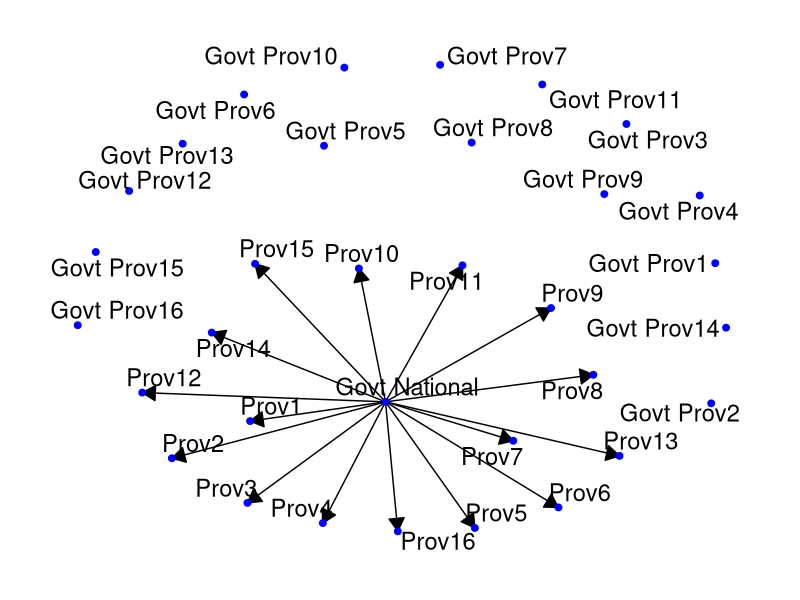

This chart was generated by the following R code: (Note: this script raises an error after producing the figure.)

## The following R code provides
# some illustrative examples of a proposed measure of 'centralization' of government policies
# where 'centralization' is conceptualized as the degree to which the national government has
# sole control over policy making in a country
# By: Cindy Cheng

## The proposed measure accounts for the following issues:
# issue 0: must account for subnational cases
# issue 1:  must account for cases when there is a national level policy that covers all subnational regions
# issue 2 : must account for cases when there is a national level policy that targets some subnational regions
# issue 3: must account for cases over time

# ------------------------
# Load libraries
# ------------------------
library(igraph)
library(ggraph)

# ------------------------
# create archetypal/illustrative network graph
# ------------------------
# In this example there are:
  # 1 national government
  # 16 provincial governments
  # 16 geographical provinces

# create nodes for geographical provinces
provs = paste0('Prov', 1:16)
nodes = data.frame(c('Govt National', paste0('Govt Prov', 1:16), provs ))

# create edges between nat/prov governments and geographical provinces
natGov = data.frame(gov = 'Govt National', provs)
provGov = data.frame(gov = paste0('Govt Prov', 1:16), provs)
edges = rbind(natGov, provGov)

 
## create illustrative examples for cases where...

# the only policy that exists is at the national level which applies to all provinces; there are no provincial level policies
edges$link1 = c(rep(1, 16), rep(0, 16))

# there is both a national level policy that applies to all provinces and a provincial level policy for each respective province
edges$link2 = c(rep(1, 32))

# there is a national level policy that applies to all provinces and provincial level policies for some provinces
edges$link3 = c(rep(1, 16), sample(c(0,1), 16, replace = TRUE))

# there is a national level policiy that applies to some provinces and a provincial level policy that applies to some provinces
edges$link4 = sample(c(0,1), 32, replace = TRUE)

# there is no national level policy and a provincial level policy that applies for each respective provinces
edges$link5 = c(rep(0, 16), rep(1, 16))


# there is no policy
edges$link6 = c(rep(0, 32))


edges$link1_wt = ifelse(edges$link1 == 1, sample(seq(.1, 1, length = 10), length(which(edges$link1 == 1,)) , replace = TRUE), 0)

edges
# https://rdrr.io/cran/CINNA/src/R/CINNA.R
edges
network1 = graph_from_data_frame(edges[which(edges$link1 ==1),], nodes, directed = TRUE)      
network2 = graph_from_data_frame(edges[which(edges$link2 ==1),], nodes, directed = TRUE)     
network3 = graph_from_data_frame(edges[which(edges$link3 ==1),], nodes, directed = TRUE)     
network4 = graph_from_data_frame(edges[which(edges$link4 ==1),], nodes, directed = TRUE)     
network5 = graph_from_data_frame(edges[which(edges$link5 ==1),], nodes, directed = TRUE)     

network6 = graph_from_data_frame(edges[which(edges$link6 ==1),], nodes, directed = TRUE)     
 
network1

hub_score(network1)
hub_score(network3)


g1 = ggraph(network1, layout = 'kk') +
geom_edge_link(arrow = arrow(angle = 30, length = unit(0.15, "inches"),
                             ends = "last", type = "closed")) + 
  geom_node_point(colour = 'blue', size = 2)+
  geom_node_text(aes(label = name), repel=TRUE, size = 6)+
  theme_graph(background = 'white')


 
test = as_tbl_graph(network1) %>% 
        activate(nodes) %>%
          mutate(gov = 
                   case_when(grepl('Govt', name) ~ "Government", T ~ "Province"), 
                 gov= as.character(gov))
        #activate(edges)
 
ggraph(test, layout = 'kk')+
  geom_edge_link(arrow = arrow(angle = 30, length = unit(0.15, "inches"),
                               ends = "last", type = "closed")) + 
  geom_node_point(aes(colour = gov),  size = 2)+
  geom_node_text(aes(label = name), repel=TRUE, size = 4)+
  theme_graph(background = 'white')

rstat_nodes



library(tidyverse)
library(igraph)
library(ggraph)
library(tidygraph)
library(graphlayouts)
library(scales)


# example data
rstat_nodes <-
  data.frame(name = c("Hadley", "David", "Romain", "Julia"))
rstat_edges <- data.frame(from = c(1, 1, 1, 2, 3, 3, 4, 4, 4),
                          to = c(2, 3, 4, 1, 1, 2, 1, 2, 3))

gr <- tbl_graph(nodes = rstat_nodes, edges = rstat_edges)

gr %>% 
  activate(nodes) %>% # use dplyr on nodes
  mutate(David = 
           case_when(name == 'David' ~ 2, T ~ 0), 
         David = as.character(David))# %>% 
  activate(edges) %>% # same on edge list
  mutate(David = case_when(from == 2 ~ 1, T ~ 0), 
         David = as.character(David)) 

gr %>% 
  activate(nodes) %>% # use dplyr on nodes
  mutate(David = 
           case_when(name == 'David' ~ 2, T ~ 0), 
         David = as.character(David)) %>% 
  activate(edges) %>% # same on edge list
  mutate(David = case_when(from == 2 ~ 1, T ~ 0), 
         David = as.character(David)) %>% 
  ggraph(., layout = 'auto')+
  geom_edge_link(aes(color = David), 
                 width = 1)+
  geom_node_point(aes(color = David), 
                  size = 5)+
  geom_node_text(aes(label = name), 
                 nudge_x = .05, 
                 nudge_y = .05)

gr

ggsave("WEP_analysis/Graphics/network1.pdf", g1)
 

g2 = ggraph(network2, layout = "gem") +
  geom_edge_link(arrow = arrow(angle = 30, length = unit(0.15, "inches"),
                               ends = "last", type = "closed")) + 
  geom_node_point(colour = 'blue', size = 2)+
  geom_node_text(aes(label = name),size = 6, repel=TRUE)+
  theme_graph(background = 'white')
ggsave("WEP_analysis/Graphics/network2.pdf", g2)
 

g5 = ggraph(network5, layout ="graphopt") +
  geom_edge_link(arrow = arrow(angle = 30, length = unit(0.15, "inches"),
                               ends = "last", type = "closed")) + 
  geom_node_point(colour = 'blue', size = 2)+
  geom_node_text(aes(label = name), size = 6, repel=TRUE)+
  theme_graph(background = 'white')

g5
ggsave("WEP_analysis/Graphics/network5.pdf", g5)
 
?ggraph
igraph_layout_star()
?ggraph
plot(network1)
plot(network2)
plot(network5)
authority_score(network1)
hub_score(network1, weights = edges$link1_wt[1:16])

edges[which(edges$link1 ==1),]

centr_degree(network2)
hub_score(network5)
?hub_score
hub_score(network1)$vector[1]
hub_score(network2)$vector[1]
hub_score(network3)$vector[1]
hub_score(network4)$vector[1]
hub_score(network5)$vector[1]
hub_score(network5)
edges[which(edges$link1 ==1),1:3]
network1
data("zachary")
eigen_centrality(network1, directed = TRUE, weights = edges$link1_wt[1:16])
?centr_degree

eigen_centrality(network5)
?eigen_centrality
proper_centralities(network1)
calculate_centralities(network1, include = 'Degree Centrality')
calculate_centralities(zachary) 
plot(network6)
a = network1 %>% set_edge_attr( "weight", value = edges$link1_wt[1:16])

plot(a, edge.width = E(a)$weight)

 centr_eigen(network1)
## Run the programme
degree_w(network)

# }

 # https://cran.r-project.org/web/packages/CINNA/vignettes/CINNA.html
# https://www.sci.unich.it/~francesc/teaching/network/kleinberg.html

ifelse(edges$link1 == 1, sample(seq(.1, 1, length = 10), length(which(edges$link1 == 1)) , replace = TRUE), 0) %>% length()

edges
alpha.centrality(network1, weights =edges$link1_wt[1:16] )
?barycenter
g <- make_ring(10) %>%
  set_edge_attr("weight", value = 1:10) %>%
  set_edge_attr("color", value = "red")
g
plot(g, edge.width = E(g)$weight)
centr_degree(g)
?authority_score


edges
?centr_degree
plot(network1)
plot(network2)
plot(network3)
plot(network4)
plot(network5)
plot(network6)

# First Proposed Measure: 
# estimate the degree centrality of each respective illustrative network
  # the proposed measure would use network1 as the baseline measure for the highest degree of centralization 
  # and all other networks would be judged relative to this baseline
  # This measure would thus range from 0 to 1, where 0 is no centralization and 1 is full centralization
  # e.g. centr_degree(network1, mode = 'all')$centralization/centr_degree(network1, mode = 'all')$centralization == 1; this would be the 'most centralized' degree of policymaking
  # centr_degree(network5, mode = 'all')$centralization/centr_degree(network1, mode = 'all')$centralization ; this would be relatively 'decentralized' state of policymaking

centr_degree(network1, mode = 'all')

centr_degree(network1)
plot(network1)
centr_degree(network1, mode = 'all')

centr_degree(network2, mode = 'all')
centr_degree(network3, mode = 'all')
centr_degree(network4, mode = 'all')
centr_degree(network5, mode = 'all')

centr_degree(network6, mode = 'all')$centralization

# Second Proposed Measure: 
# estiamte the subgraph centrality of each node
  # the proposed measure would use the subgraph centrality of the national government as the baseline
  # where the subgraph centrality of the national government in network1 would be the the baseline measure for the highest degree of centralization 
  # and all other networks would be judged relative to this baseline
  # This measure would thus range from 0 to 1, where 0 is no centralization and 1 is full centralization
  # e.g. subgraph_centrality(network1)[1]/subgraph_centrality(network1)[1] == 1; this would be the 'most' centralized' degree of policymaking
  # subgraph_centrality(network1)[5]/subgraph_centrality(network1)[1] ; this would be relatively 'decentralized' state of policymaking
subgraph_centrality(network1)
subgraph_centrality(network2)
subgraph_centrality(network3)
subgraph_centrality(network4)
subgraph_centrality(network6)[1]
 
